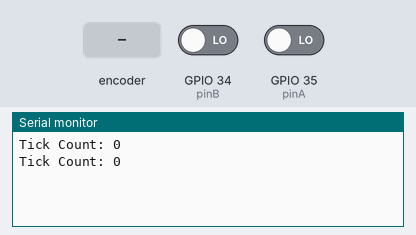
This sketch was run on a simulated ESP32. On the bench: the last lines printed to the serial monitor. The test bench sets the inputs (shaded band); at power-on: GPIO 34 (pinB) LOW, GPIO 35 (pinA) LOW.

Above: at 1.2 s.
1.3 s: rotary encoder on GPIO 35 (pinA) / GPIO 34 (pinB) turned 1 step (first pin leading)
At 2.8 s:
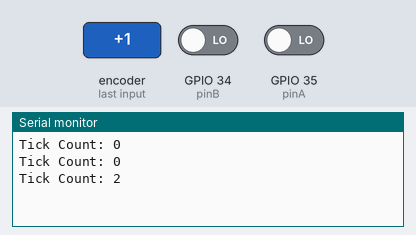
3.0 s: rotary encoder on GPIO 35 (pinA) / GPIO 34 (pinB) turned 1 step (first pin leading)
At 3.8 s:
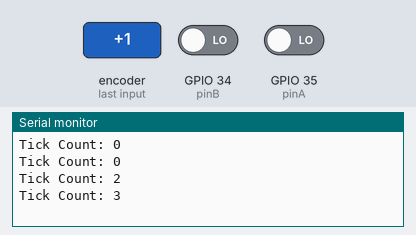
Timing chart, 0 to 6.0 s (numbered marks = the images above; inputs shaded):
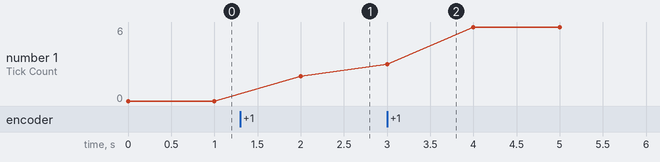

The sketch:

encoder_fail.ino
```cpp
const int pinA = 35;  // Connect Channel A of the encoder
const int pinB = 34;  // Connect Channel B of the encoder

volatile long tickCount = 0;
volatile int lastEncoded = 0;

void IRAM_ATTR updateEncoder() {
  int MSB = digitalRead(pinA);  // Read Channel A
  int LSB = digitalRead(pinB);  // Read Channel B
  int encoded = (MSB << 1) | LSB;
  int sum = (lastEncoded << 2) | encoded;

  // Determine direction based on state transition
  if(sum == 0b1101 || sum == 0b0100 || sum == 0b0010 || sum == 0b1011)
    tickCount++;
  if(sum == 0b1110 || sum == 0b0111 || sum == 0b0001 || sum == 0b1000)
    tickCount--;

  lastEncoded = encoded;
}

void setup() {
  Serial.begin(115200);
  pinMode(pinA, INPUT);
  pinMode(pinB, INPUT);
  attachInterrupt(digitalPinToInterrupt(pinA), updateEncoder, CHANGE);
  attachInterrupt(digitalPinToInterrupt(pinB), updateEncoder, CHANGE);
}

void loop() {
  Serial.print("Tick Count: ");
  Serial.println(tickCount);
  delay(1000);  // Adjust delay as needed
}
```

Measured:
- after the input at 1.3 s, the serial monitor: prints a new line after 0.70 s (image 1)
- after the input at 3.0 s, the serial monitor: prints a new line at once (image 2)
- plotted number 1: 0 → 2 after the input at 1.3 s, 2 → 6 after the input at 3.0 s
